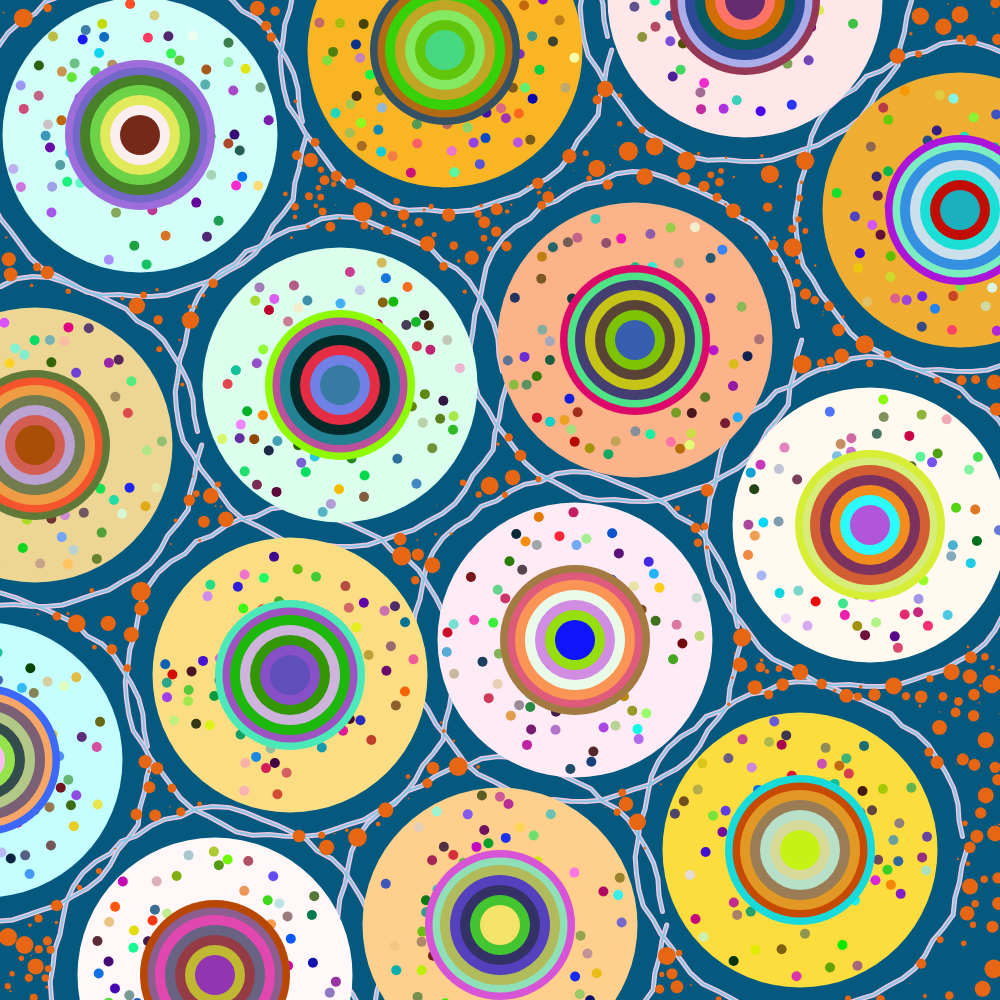
Frame 1 (no input)
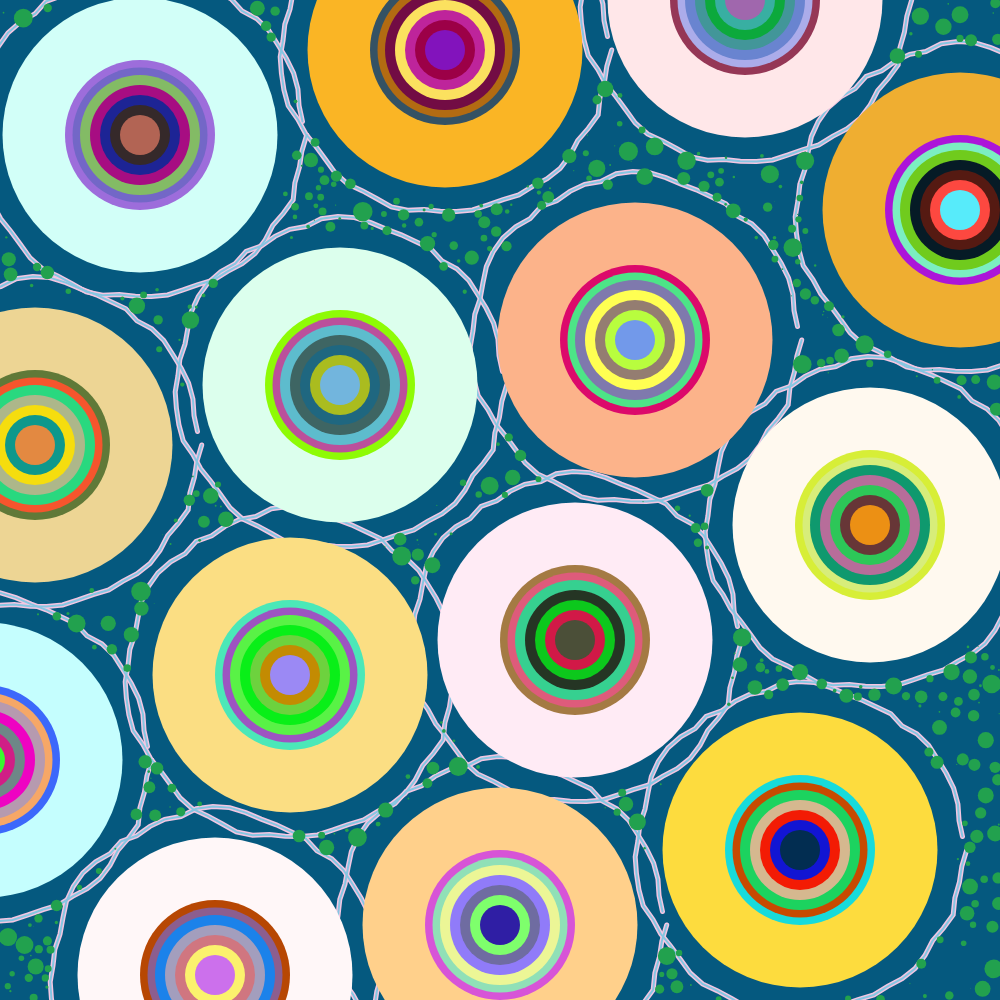
Frame 60 (no input)
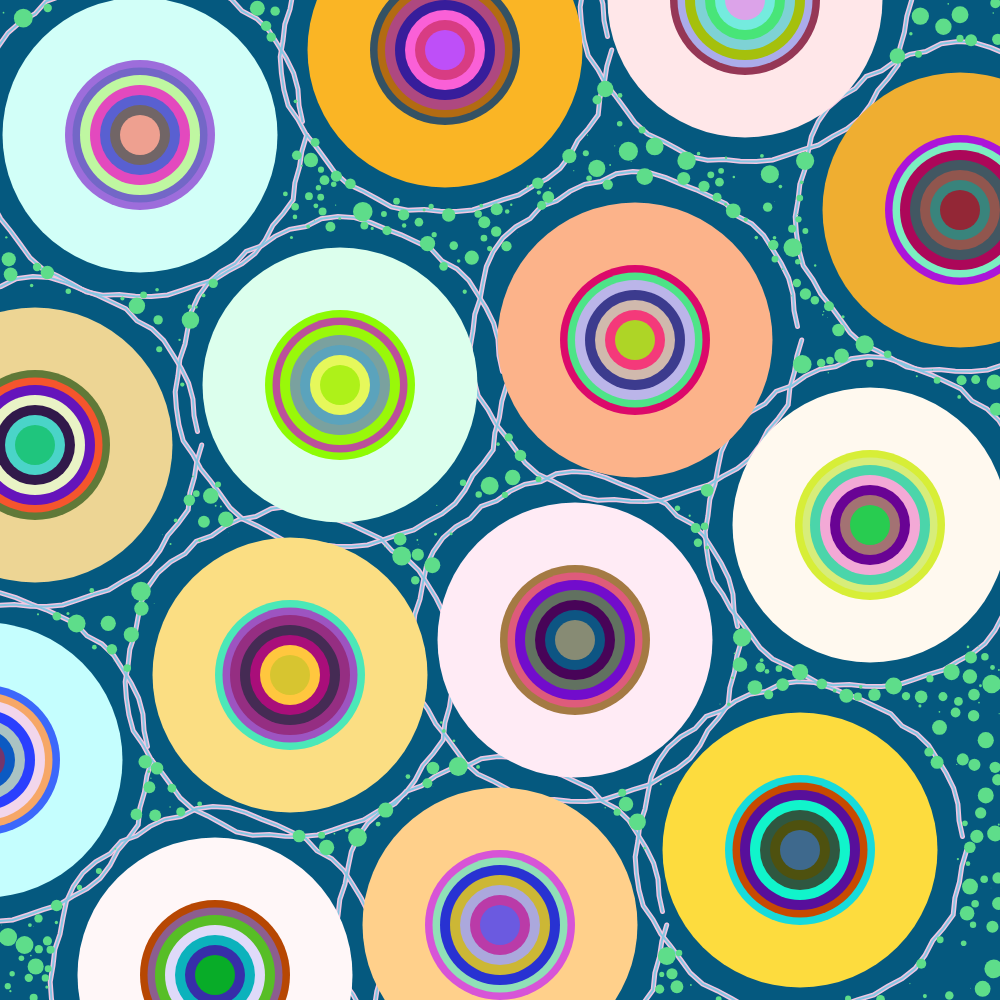
Frame 120 (the mouse pressed at the canvas centre since frame 60)

The p5.js sketch that drew these frames (run headless with seeded random() and noise() and a simulated clock; from frame 60 on, the mouse is pressed at the canvas centre):

// p5.js sketch
// ── sketch.js
let circleDiameter;
let circles = []; // Array for big circles
let redCircles = []; // Array for small red circles
let redCircleAmount = 400;
let animationTime = 0; // Global variable to track animation time

// arrays for the X and Y coordinates for the orange lines
let wavylineX = [2.8, 8.9, 14.9, 0.7, 6.8, 12.7, 19.2, -0.3, 5.8, 11.5, 17.4, 4.3, 10, 16];
let wavylineY = [2.7, 1, 0, 8.9, 7.7, 6.8, 4.2, 15.2, 13.5, 12.8, 10.5, 19.5, 18.5, 17];

// Predefined colors for the big circles
let circleColors = [
  [210, 266, 248],
  [250, 181, 37],
  [255, 231, 233],
  [237, 213, 148],
  [220, 255, 237],
  [252, 179, 138],
  [239, 174, 49],
  [197, 254, 254],
  [251, 222, 131],
  [255, 235, 245],
  [255, 249, 239],
  [255, 247, 248],
  [255, 208, 139],
  [253, 220, 62]
];

// function to create the lines in the background, adapted from https://editor.p5js.org/zygugi/sketches/BJHK3O_yM
function wavyLines(linesX, linesY, lineWeight, lineR, lineG, lineB) {
  noFill();
  stroke(lineR, lineG, lineB);
  strokeWeight(lineWeight);

  beginShape();
  var xoff = 0;
  var yoff = 0.0;
  let noiseY = 0.05;
  let radius = (windowHeight / 20) * 4.2;

  for (var a = 0; a < TWO_PI; a += 0.1) {
    var offset = map(noise(xoff, noiseY), 0, 1, -15, 5);
    var r = radius + offset;
    var x = (windowHeight/20)*linesX + 0.8*r * cos(a);
    var y = (windowHeight/20)*linesY + 0.8*r * sin(a);
    vertex(x, y);
    xoff += 0.5;
  }
  endShape();
}

// Class for small random red circles
class RedCirclePattern {
  constructor(xPos, yPos, radius) {
    this.xPos = xPos;
    this.yPos = yPos;
    this.radius = radius;
    this.color = [230, 101, 18]; // Initial color
  }

  display() {
    fill(this.color);
    noStroke();
    circle(this.xPos, this.yPos, this.radius * 2);
  }

  updateColor() {
    // Change color over time
    this.color = this.color.map(c => (c + 1) % 256);
  }
}

// Class for the biggest Circle Pattern
class CirclePattern {
  constructor(xFactor, yFactor, color) {
    this.xFactor = xFactor;
    this.yFactor = yFactor;
    this.smallCircles = this.generateRandomSmallCircles();
    this.colour = color;
    // Generate random colors for nested circles
    this.r2Color = [random(0, 255), random(0, 255), random(0, 255)];
    this.r3Color = [random(0, 255), random(0, 255), random(0, 255)];
    this.r4Color = [random(0, 255), random(0, 255), random(0, 255)];

    // Generate random colors for additional rings
    this.additionalRingColors = []; // Array for storing colors
    for (let i = 0; i < 5; i++) {
      this.additionalRingColors.push([random(0, 255), random(0, 255), random(0, 255)]);
    }

    this.state = 'moveToCenter'; // Initial state
    this.stateStartTime = millis(); // Record the start time of the current state
  }

  display() {
    fill(this.colour);
    let x = this.xFactor * windowHeight / 20;
    let y = this.yFactor * windowHeight / 20;
    circle(x, y, circleDiameter);

    // draw random small circles
    this.drawRandomSmallCircles();

    // draw nested circles
    this.drawNestedCircles(x, y);
  }

  drawNestedCircles(x, y) {
    // second circle
    let r2 = windowHeight / 20 * 1.5;
    fill(this.r2Color);
    circle(x, y, r2 * 2);

    let r3 = windowHeight / 20 * 1.35;
    fill(this.r3Color);
    circle(x, y, r3 * 2);

    // Additional rings between r3 and r4
    let r4 = windowHeight / 20 * 0.5;
    let ringRadii = [ // Radius of each circle between first circle 3 and circle 4
      windowHeight / 20 * 1.2,
      windowHeight / 20 * 1.0,
      windowHeight / 20 * 0.8,
      windowHeight / 20 * 0.6,
      windowHeight / 20 * 0.4
    ];
    for (let i = 0; i < ringRadii.length; i++) {
      fill(this.additionalRingColors[i]); // Achieve different color fills by calling the data in the array
      circle(x, y, ringRadii[i] * 2);
    }
  }

  /*Creates small random circles inside the larger circle
  This code was adapted from https://editor.p5js.org/slow_izzm/sketches/HyqLs-7AX */
  generateRandomSmallCircles() {
    let smallCircles = [];
    let x = this.xFactor * windowHeight / 20;
    let y = this.yFactor * windowHeight / 20;
    let radius = circleDiameter / 2;
    let smallCircleDiameter = 10; // Smaller diameter
    let maxAttempts = 10000;
    let attempts = 0;

    // a loop that creates small circles until the amount of circles reaches the maximum
    while (smallCircles.length < 100 && attempts < maxAttempts) {
      let angle = random(TWO_PI);
      let distance = random(radius - smallCircleDiameter / 2);
      let randX = x + distance * cos(angle);
      let randY = y + distance * sin(angle);
      let randColor = color(random(255), random(255), random(255));
      let newCircle = { x: randX, y: randY, color: randColor };

      // checks if the circle position will overlap and creates a new circle if there is no overlap
      if (this.isValidPosition(newCircle, smallCircles, smallCircleDiameter)) {
        smallCircles.push(newCircle);
      }

      attempts++;
    }

    return smallCircles;
  }

  // the function that checks if the circles overlap by checking the distance between them
  isValidPosition(newCircle, smallCircles, diameter) {
    for (let circle of smallCircles) {
      let distance = dist(newCircle.x, newCircle.y, circle.x, circle.y);
      if (distance < diameter) {
        return false;
      }
    }
    return true;
  }

  // function that draws the random small circles
  drawRandomSmallCircles() {
    let smallCircleDiameter = 10; // Smaller size of small circles
    noStroke(); // Remove stroke
    for (let smallCircle of this.smallCircles) {
      fill(smallCircle.color);
      circle(smallCircle.x, smallCircle.y, smallCircleDiameter);
    }
  }

  // Function to update the positions of small circles based on the current state
  updateSmallCircles() {
    let x = this.xFactor * windowHeight / 20;
    let y = this.yFactor * windowHeight / 20;
    let radius = circleDiameter / 2;
    let smallCircleDiameter = 10; // Smaller diameter
    let elapsedTime = millis() - this.stateStartTime;

    switch (this.state) { //Source site on how to accomplish the clockwise rotation effect: https://stackoverflow.com/questions/26802817/clockwise-and-then-anticlockwise-rotation-in-javascript
      case 'moveToCenter':
        for (let smallCircle of this.smallCircles) {
          let angle = atan2(smallCircle.y - y, smallCircle.x - x);
          let distance = dist(smallCircle.x, smallCircle.y, x, y);
          let moveSpeed = radius / 2 / 60; // Move speed per frame (2 seconds to move to center)

          distance -= moveSpeed;
          smallCircle.x = x + distance * cos(angle);
          smallCircle.y = y + distance * sin(angle);
        }
        if (elapsedTime > 2000) {
          this.state = 'moveToEdge';
          this.stateStartTime = millis();
        }
        break;

      case 'moveToEdge':
        for (let smallCircle of this.smallCircles) {
          let angle = atan2(smallCircle.y - y, smallCircle.x - x);
          let distance = dist(smallCircle.x, smallCircle.y, x, y);
          let moveSpeed = radius / 60; // Move speed per frame (1 second to move to edge)

          distance += moveSpeed;
          smallCircle.x = x + distance * cos(angle);
          smallCircle.y = y + distance * sin(angle);
        }
        if (elapsedTime > 1000) {
          this.state = 'rotateOnEdge';
          this.stateStartTime = millis();
        }
        break;

      case 'rotateOnEdge':
        for (let smallCircle of this.smallCircles) {
          let angle = atan2(smallCircle.y - y, smallCircle.x - x);
          angle += PI / 90; // Rotate speed (3 seconds to complete a circle)
          smallCircle.x = x + radius * cos(angle);
          smallCircle.y = y + radius * sin(angle);
        }
        if (elapsedTime > 3000) {
          this.state = 'moveToCenterAgain';
          this.stateStartTime = millis();
        }
        break;

      case 'moveToCenterAgain': //https://www.youtube.com/watch?v=wiPwD5nO7Ig
        for (let smallCircle of this.smallCircles) {
          let angle = atan2(smallCircle.y - y, smallCircle.x - x);
          let distance = dist(smallCircle.x, smallCircle.y, x, y);
          let moveSpeed = radius / 60; // Move speed per frame (3 seconds to move to center)

          distance -= moveSpeed;
          smallCircle.x = x + distance * cos(angle);
          smallCircle.y = y + distance * sin(angle);
        }
        if (elapsedTime > 3000) {
          this.state = 'randomDistribution';
          this.stateStartTime = millis();
        }
        break;

      case 'randomDistribution':
        this.smallCircles = this.generateRandomSmallCircles();
        this.state = 'moveToCenter';
        this.stateStartTime = millis();
        break;
    }
  }

  // Function to update the colors of the additional rings
  updateRingColors() {
    let colorChangeSpeed = 1; // Speed of color change
    for (let i = 0; i < this.additionalRingColors.length; i++) {
      this.additionalRingColors[i] = this.additionalRingColors[i].map(c => (c + colorChangeSpeed) % 256);
    }
  }

  getX() {
    return this.xFactor * windowHeight / 20;
  }

  getY() {
    return this.yFactor * windowHeight / 20;
  }
}

function setup() {
  createCanvas(windowHeight, windowHeight);
  background(5, 89, 127);
  circleDiameter = (windowHeight / 20) * 5.5;

  // Initialize circles with their respective positions and colors
  for (let i = 0; i < wavylineX.length; i++) {
    circles.push(new CirclePattern(wavylineX[i], wavylineY[i], circleColors[i]));
  }

  /* Create small red circles
  This code was adapted from https://www.youtube.com/watch?v=XATr_jdh-44&t=122s */
  for (let i = 0; i < redCircleAmount; i++) {
    let overlapping = true;
    let redCircle;
    while (overlapping) {
      overlapping = false;
      redCircle = new RedCirclePattern(random(width), random(height), random(0, 10));

      // Check for overlap with other small red circles
      for (let other of redCircles) {
        let d = dist(redCircle.xPos, redCircle.yPos, other.xPos, other.yPos);
        if (d < redCircle.radius + other.radius) {
          overlapping = true;
          break;
        }
      }

      // Check for overlap with big circles
      for (let bigCircle of circles) {
        let d = dist(redCircle.xPos, redCircle.yPos, bigCircle.getX(), bigCircle.getY());
        if (d < redCircle.radius + circleDiameter / 2 + 15) {
          overlapping = true;
          break;
        }
      }
    }
    redCircles.push(redCircle);
  }

  // Update animation time every frame
  setInterval(() => {
    animationTime += 1000 / 60; // Assuming 60 FPS
  }, 1000 / 60);
}

function draw() {
  background(5, 89, 127);

  // draw lines
  for (let t = 0; t < wavylineX.length; t++) {
    wavyLines(wavylineX[t], wavylineY[t], 5, 244, 198, 226);
  }

  // draw inner lines
  for (let t = 0; t < wavylineX.length; t++) {
    wavyLines(wavylineX[t], wavylineY[t], 2, 134, 198, 226);
  }

  // Update and draw all small red circles
  for (let redCircle of redCircles) {
    redCircle.updateColor(); // Update color
    redCircle.display();
  }

  // Update and draw all big circles
  for (let circle of circles) {
    circle.updateSmallCircles();
    circle.updateRingColors();
    circle.display();
  }
}

function windowResized() {
  resizeCanvas(windowHeight, windowHeight);
  circleDiameter = (windowHeight / 20) * 5.5; // Recalculate circleDiameter after resize
  draw(); // Redraw circles to reflect the new dimensions
}
